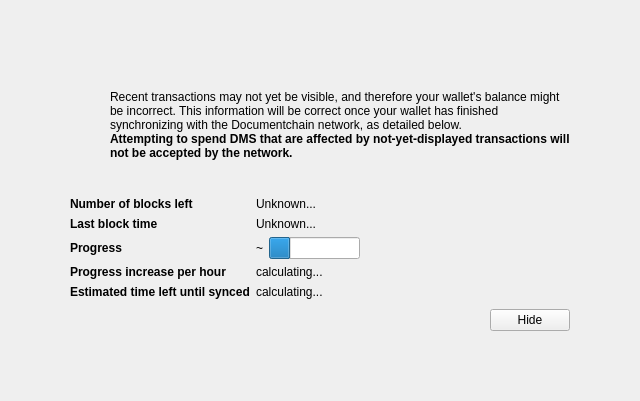
<?xml version="1.0" encoding="UTF-8"?>
<ui version="4.0">
 <class>ModalOverlay</class>
 <widget class="ModalOverlay" name="ModalOverlay">
  <property name="geometry">
   <rect>
    <x>0</x>
    <y>0</y>
    <width>640</width>
    <height>401</height>
   </rect>
  </property>
  <property name="windowTitle">
   <string>Form</string>
  </property>
  <layout class="QVBoxLayout" name="verticalLayout" stretch="0">
   <property name="sizeConstraint">
    <enum>QLayout::SetDefaultConstraint</enum>
   </property>
   <property name="leftMargin">
    <number>0</number>
   </property>
   <property name="topMargin">
    <number>0</number>
   </property>
   <property name="rightMargin">
    <number>0</number>
   </property>
   <property name="bottomMargin">
    <number>0</number>
   </property>
   <item>
    <widget class="QWidget" name="bgWidget" native="true">
     <property name="styleSheet">
      <string notr="true"/>
     </property>
     <layout class="QVBoxLayout" name="verticalLayoutMain" stretch="0">
      <property name="leftMargin">
       <number>60</number>
      </property>
      <property name="topMargin">
       <number>60</number>
      </property>
      <property name="rightMargin">
       <number>60</number>
      </property>
      <property name="bottomMargin">
       <number>60</number>
      </property>
      <item>
       <widget class="QWidget" name="contentWidget" native="true">
        <property name="styleSheet">
         <string notr="true"/>
        </property>
        <layout class="QVBoxLayout" name="verticalLayoutSub" stretch="1,0,0,0,0">
         <property name="spacing">
          <number>0</number>
         </property>
         <property name="leftMargin">
          <number>10</number>
         </property>
         <property name="topMargin">
          <number>10</number>
         </property>
         <property name="rightMargin">
          <number>10</number>
         </property>
         <property name="bottomMargin">
          <number>10</number>
         </property>
         <item>
          <layout class="QHBoxLayout" name="horizontalLayoutIconText" stretch="0,1">
           <property name="topMargin">
            <number>20</number>
           </property>
           <item>
            <layout class="QVBoxLayout" name="verticalLayoutIcon">
             <property name="leftMargin">
              <number>0</number>
             </property>
             <item>
              <widget class="QPushButton" name="warningIcon">
               <property name="enabled">
                <bool>false</bool>
               </property>
               <property name="text">
                <string/>
               </property>
               <property name="icon">
                <iconset>
                 <normaloff>:/icons/warning</normaloff>
                 <disabledoff>:/icons/warning</disabledoff>:/icons/warning</iconset>
               </property>
               <property name="iconSize">
                <size>
                 <width>48</width>
                 <height>48</height>
                </size>
               </property>
               <property name="flat">
                <bool>true</bool>
               </property>
              </widget>
             </item>
             <item>
              <spacer name="verticalSpacerWarningIcon">
               <property name="orientation">
                <enum>Qt::Vertical</enum>
               </property>
               <property name="sizeHint" stdset="0">
                <size>
                 <width>20</width>
                 <height>40</height>
                </size>
               </property>
              </spacer>
             </item>
            </layout>
           </item>
           <item>
            <layout class="QVBoxLayout" name="verticalLayoutInfoText">
             <property name="leftMargin">
              <number>0</number>
             </property>
             <property name="topMargin">
              <number>0</number>
             </property>
             <item>
              <widget class="QLabel" name="infoText">
               <property name="text">
                <string>Recent transactions may not yet be visible, and therefore your wallet's balance might be incorrect. This information will be correct once your wallet has finished synchronizing with the Documentchain network, as detailed below.</string>
               </property>
               <property name="textFormat">
                <enum>Qt::RichText</enum>
               </property>
               <property name="wordWrap">
                <bool>true</bool>
               </property>
              </widget>
             </item>
             <item>
              <widget class="QLabel" name="infoTextStrong">
               <property name="font">
                <font>
                 <weight>75</weight>
                 <bold>true</bold>
                </font>
               </property>
               <property name="text">
                <string>Attempting to spend DMS that are affected by not-yet-displayed transactions will not be accepted by the network.</string>
               </property>
               <property name="textFormat">
                <enum>Qt::RichText</enum>
               </property>
               <property name="wordWrap">
                <bool>true</bool>
               </property>
              </widget>
             </item>
             <item>
              <spacer name="verticalSpacerInTextSpace">
               <property name="orientation">
                <enum>Qt::Vertical</enum>
               </property>
               <property name="sizeHint" stdset="0">
                <size>
                 <width>20</width>
                 <height>40</height>
                </size>
               </property>
              </spacer>
             </item>
            </layout>
           </item>
          </layout>
         </item>
         <item>
          <spacer name="verticalSpacerAfterText">
           <property name="orientation">
            <enum>Qt::Vertical</enum>
           </property>
           <property name="sizeHint" stdset="0">
            <size>
             <width>20</width>
             <height>40</height>
            </size>
           </property>
          </spacer>
         </item>
         <item>
          <layout class="QFormLayout" name="formLayout">
           <property name="fieldGrowthPolicy">
            <enum>QFormLayout::FieldsStayAtSizeHint</enum>
           </property>
           <property name="horizontalSpacing">
            <number>6</number>
           </property>
           <property name="verticalSpacing">
            <number>6</number>
           </property>
           <property name="topMargin">
            <number>10</number>
           </property>
           <item row="0" column="0">
            <widget class="QLabel" name="labelNumberOfBlocksLeft">
             <property name="font">
              <font>
               <weight>75</weight>
               <bold>true</bold>
              </font>
             </property>
             <property name="text">
              <string>Number of blocks left</string>
             </property>
            </widget>
           </item>
           <item row="0" column="1">
            <widget class="QLabel" name="numberOfBlocksLeft">
             <property name="text">
              <string>Unknown...</string>
             </property>
            </widget>
           </item>
           <item row="1" column="0">
            <widget class="QLabel" name="labelLastBlockTime">
             <property name="font">
              <font>
               <weight>75</weight>
               <bold>true</bold>
              </font>
             </property>
             <property name="text">
              <string>Last block time</string>
             </property>
            </widget>
           </item>
           <item row="1" column="1">
            <widget class="QLabel" name="newestBlockDate">
             <property name="sizePolicy">
              <sizepolicy hsizetype="Maximum" vsizetype="Preferred">
               <horstretch>0</horstretch>
               <verstretch>0</verstretch>
              </sizepolicy>
             </property>
             <property name="text">
              <string>Unknown...</string>
             </property>
            </widget>
           </item>
           <item row="2" column="0">
            <widget class="QLabel" name="labelSyncDone">
             <property name="font">
              <font>
               <weight>75</weight>
               <bold>true</bold>
              </font>
             </property>
             <property name="text">
              <string>Progress</string>
             </property>
            </widget>
           </item>
           <item row="2" column="1">
            <layout class="QHBoxLayout" name="horizontalLayoutSync" stretch="0,1">
             <item>
              <widget class="QLabel" name="percentageProgress">
               <property name="text">
                <string notr="true">~</string>
               </property>
              </widget>
             </item>
             <item>
              <widget class="QProgressBar" name="progressBar">
               <property name="value">
                <number>24</number>
               </property>
               <property name="format">
                <string/>
               </property>
              </widget>
             </item>
            </layout>
           </item>
           <item row="4" column="0">
            <widget class="QLabel" name="labelProgressIncrease">
             <property name="font">
              <font>
               <weight>75</weight>
               <bold>true</bold>
              </font>
             </property>
             <property name="text">
              <string>Progress increase per hour</string>
             </property>
            </widget>
           </item>
           <item row="4" column="1">
            <widget class="QLabel" name="progressIncreasePerH">
             <property name="text">
              <string>calculating...</string>
             </property>
            </widget>
           </item>
           <item row="5" column="0">
            <widget class="QLabel" name="labelEstimatedTimeLeft">
             <property name="font">
              <font>
               <weight>75</weight>
               <bold>true</bold>
              </font>
             </property>
             <property name="text">
              <string>Estimated time left until synced</string>
             </property>
            </widget>
           </item>
           <item row="5" column="1">
            <widget class="QLabel" name="expectedTimeLeft">
             <property name="text">
              <string>calculating...</string>
             </property>
            </widget>
           </item>
          </layout>
         </item>
         <item>
          <layout class="QHBoxLayout" name="horizontalLayoutButtons">
           <property name="leftMargin">
            <number>10</number>
           </property>
           <property name="topMargin">
            <number>10</number>
           </property>
           <item>
            <spacer name="horizontalSpacer">
             <property name="orientation">
              <enum>Qt::Horizontal</enum>
             </property>
             <property name="sizeHint" stdset="0">
              <size>
               <width>40</width>
               <height>20</height>
              </size>
             </property>
            </spacer>
           </item>
           <item>
            <widget class="QPushButton" name="closeButton">
             <property name="text">
              <string>Hide</string>
             </property>
            </widget>
           </item>
          </layout>
         </item>
         <item>
          <layout class="QVBoxLayout" name="verticalLayout_2">
           <item>
            <spacer name="verticalSpacer">
             <property name="orientation">
              <enum>Qt::Vertical</enum>
             </property>
             <property name="sizeHint" stdset="0">
              <size>
               <width>20</width>
               <height>40</height>
              </size>
             </property>
            </spacer>
           </item>
          </layout>
         </item>
        </layout>
       </widget>
      </item>
     </layout>
    </widget>
   </item>
  </layout>
 </widget>
 <customwidgets>
  <customwidget>
   <class>ModalOverlay</class>
   <extends>QWidget</extends>
   <header>modaloverlay.h</header>
   <container>1</container>
  </customwidget>
 </customwidgets>
 <resources/>
 <connections/>
</ui>
